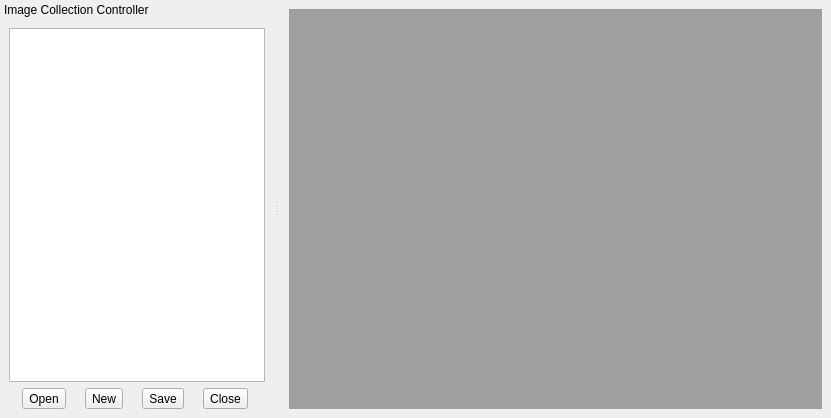
<?xml version="1.0" encoding="UTF-8"?>
<ui version="4.0">
 <class>MainWindow</class>
 <widget class="QMainWindow" name="MainWindow">
  <property name="windowTitle">
   <string>Image Browser</string>
  </property>
  <property name="documentMode">
   <bool>false</bool>
  </property>
  <widget class="QWidget" name="centralwidget">
   <layout class="QHBoxLayout" name="horizontalLayout">
    <item>
     <widget class="QMdiArea" name="mdiArea">
      <property name="sizeAdjustPolicy">
       <enum>QAbstractScrollArea::AdjustIgnored</enum>
      </property>
     </widget>
    </item>
   </layout>
  </widget>
  <widget class="QDockWidget" name="imageCollectionController">
   <property name="features">
    <set>QDockWidget::DockWidgetMovable</set>
   </property>
   <property name="windowTitle">
    <string>Image Collection Controller</string>
   </property>
   <attribute name="dockWidgetArea">
    <number>1</number>
   </attribute>
   <widget class="QWidget" name="dockWidgetContents">
    <layout class="QVBoxLayout" name="verticalLayout">
     <item>
      <widget class="QListWidget" name="listWidget"/>
     </item>
     <item>
      <layout class="QHBoxLayout" name="horizontalLayout_2">
       <item>
        <widget class="QToolButton" name="openCollectionButton">
         <property name="text">
          <string>Open</string>
         </property>
        </widget>
       </item>
       <item>
        <widget class="QToolButton" name="newCollectionButton">
         <property name="text">
          <string>New</string>
         </property>
        </widget>
       </item>
       <item>
        <widget class="QToolButton" name="saveCollectionButton">
         <property name="text">
          <string>Save</string>
         </property>
        </widget>
       </item>
       <item>
        <widget class="QToolButton" name="closeCollectionButton">
         <property name="text">
          <string>Close</string>
         </property>
        </widget>
       </item>
      </layout>
     </item>
    </layout>
   </widget>
  </widget>
 </widget>
 <resources/>
 <connections/>
</ui>
